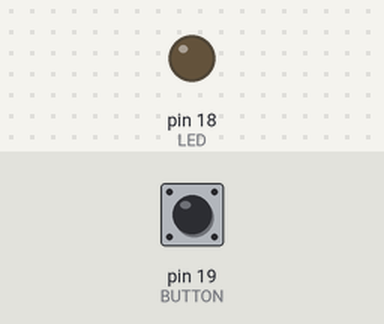
Recording of a sketch running on a simulated Arduino Uno, built with avr-gcc and run on an emulated ATmega328P. Parts: output pins drawn as LEDs (lit = HIGH). Inputs (shaded band) come from the test bench; at power-on: pin 19 (BUTTON) HIGH.

Above: at 1.2 s.
1.3 s: pin 19 (BUTTON) pulled LOW for 0.15 s
At 1.37 s:
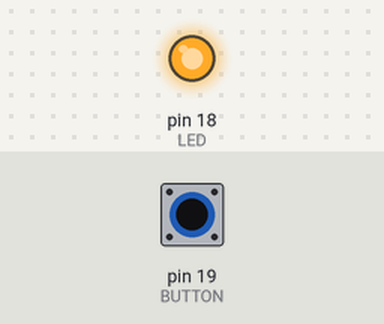
2.9 s: pin 19 (BUTTON) pulled LOW for 3.2 s
At 6.9 s:
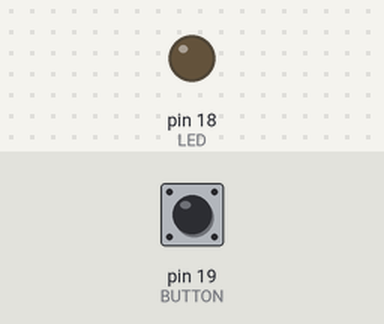
Timing chart, 0 to 8.4 s (numbered marks = the images above; inputs shaded):
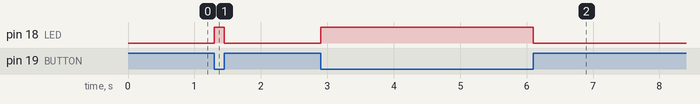

Measured:
- after the input at 1.3 s, pin 18 (LED): LOW → HIGH at once, → LOW 0.15 s later
- after the input at 2.9 s, pin 18 (LED): LOW → HIGH at once, → LOW 3.2 s later

The sketch:

controlling_led.ino
```cpp
const int LED = 18;
const int BUTTON = 19;

int STATUS = 0;

void setup() {
  pinMode (LED,OUTPUT);
  pinMode (BUTTON, INPUT_PULLUP);
}

void loop() {
  // put your main code here, to run repeatedly:
  STATUS = digitalRead(BUTTON);
  if (STATUS == LOW)
  {
    digitalWrite(LED,HIGH);
  }
  else
  {
    digitalWrite(LED,LOW);
  }
}
```
